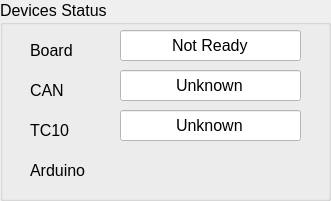
   <widget class="QGroupBox" name="groupBox">
    <property name="geometry">
     <rect>
      <x>900</x>
      <y>0</y>
      <width>331</width>
      <height>201</height>
     </rect>
    </property>
    <property name="font">
     <font>
      <family>MS Shell Dlg 2</family>
      <pointsize>12</pointsize>
      <weight>50</weight>
      <italic>false</italic>
      <bold>false</bold>
     </font>
    </property>
    <property name="title">
     <string>Devices Status</string>
    </property>
    <widget class="QLabel" name="DeviceLable">
     <property name="geometry">
      <rect>
       <x>30</x>
       <y>40</y>
       <width>51</width>
       <height>20</height>
      </rect>
     </property>
     <property name="sizePolicy">
      <sizepolicy hsizetype="Fixed" vsizetype="Expanding">
       <horstretch>0</horstretch>
       <verstretch>0</verstretch>
      </sizepolicy>
     </property>
     <property name="font">
      <font>
       <family>MS Shell Dlg 2</family>
       <pointsize>12</pointsize>
       <weight>50</weight>
       <italic>false</italic>
       <bold>false</bold>
      </font>
     </property>
     <property name="text">
      <string>Board</string>
     </property>
    </widget>
    <widget class="QLineEdit" name="deviceStatus">
     <property name="geometry">
      <rect>
       <x>120</x>
       <y>30</y>
       <width>181</width>
       <height>31</height>
      </rect>
     </property>
     <property name="sizePolicy">
      <sizepolicy hsizetype="Fixed" vsizetype="Expanding">
       <horstretch>0</horstretch>
       <verstretch>0</verstretch>
      </sizepolicy>
     </property>
     <property name="font">
      <font>
       <family>MS Shell Dlg 2</family>
       <pointsize>12</pointsize>
       <weight>50</weight>
       <italic>false</italic>
       <bold>false</bold>
      </font>
     </property>
     <property name="styleSheet">
      <string notr="true">background-color: rgb(255, 255, 255);
border-color: rgb(115, 172, 172);</string>
     </property>
     <property name="text">
      <string>Not Ready</string>
     </property>
     <property name="alignment">
      <set>Qt::AlignCenter</set>
     </property>
    </widget>
    <widget class="QLineEdit" name="TC10Status">
     <property name="geometry">
      <rect>
       <x>120</x>
       <y>110</y>
       <width>181</width>
       <height>31</height>
      </rect>
     </property>
     <property name="sizePolicy">
      <sizepolicy hsizetype="Fixed" vsizetype="Expanding">
       <horstretch>0</horstretch>
       <verstretch>0</verstretch>
      </sizepolicy>
     </property>
     <property name="font">
      <font>
       <family>MS Shell Dlg 2</family>
       <pointsize>12</pointsize>
       <weight>50</weight>
       <italic>false</italic>
       <bold>false</bold>
      </font>
     </property>
     <property name="styleSheet">
      <string notr="true">background-color: rgb(255, 255, 255);</string>
     </property>
     <property name="text">
      <string>Unknown</string>
     </property>
     <property name="alignment">
      <set>Qt::AlignCenter</set>
     </property>
    </widget>
    <widget class="QLabel" name="TC10Lable">
     <property name="geometry">
      <rect>
       <x>30</x>
       <y>120</y>
       <width>51</width>
       <height>20</height>
      </rect>
     </property>
     <property name="sizePolicy">
      <sizepolicy hsizetype="Fixed" vsizetype="Expanding">
       <horstretch>0</horstretch>
       <verstretch>0</verstretch>
      </sizepolicy>
     </property>
     <property name="font">
      <font>
       <family>MS Shell Dlg 2</family>
       <pointsize>12</pointsize>
       <weight>50</weight>
       <italic>false</italic>
       <bold>false</bold>
      </font>
     </property>
     <property name="text">
      <string>TC10</string>
     </property>
    </widget>
    <widget class="QLabel" name="CANLabel">
     <property name="geometry">
      <rect>
       <x>30</x>
       <y>80</y>
       <width>51</width>
       <height>20</height>
      </rect>
     </property>
     <property name="sizePolicy">
      <sizepolicy hsizetype="Fixed" vsizetype="Expanding">
       <horstretch>0</horstretch>
       <verstretch>0</verstretch>
      </sizepolicy>
     </property>
     <property name="font">
      <font>
       <family>MS Shell Dlg 2</family>
       <pointsize>12</pointsize>
       <weight>50</weight>
       <italic>false</italic>
       <bold>false</bold>
      </font>
     </property>
     <property name="text">
      <string>CAN</string>
     </property>
    </widget>
    <widget class="QLineEdit" name="CANStatus">
     <property name="geometry">
      <rect>
       <x>120</x>
       <y>70</y>
       <width>181</width>
       <height>31</height>
      </rect>
     </property>
     <property name="sizePolicy">
      <sizepolicy hsizetype="Fixed" vsizetype="Expanding">
       <horstretch>0</horstretch>
       <verstretch>0</verstretch>
      </sizepolicy>
     </property>
     <property name="font">
      <font>
       <family>MS Shell Dlg 2</family>
       <pointsize>12</pointsize>
       <weight>50</weight>
       <italic>false</italic>
       <bold>false</bold>
      </font>
     </property>
     <property name="layoutDirection">
      <enum>Qt::LeftToRight</enum>
     </property>
     <property name="styleSheet">
      <string notr="true">background-color: rgb(255, 255, 255);</string>
     </property>
     <property name="text">
      <string>Unknown</string>
     </property>
     <property name="alignment">
      <set>Qt::AlignCenter</set>
     </property>
    </widget>
    <widget class="QLabel" name="ArduinoLabel">
     <property name="geometry">
      <rect>
       <x>30</x>
       <y>160</y>
       <width>61</width>
       <height>20</height>
      </rect>
     </property>
     <property name="sizePolicy">
      <sizepolicy hsizetype="Fixed" vsizetype="Expanding">
       <horstretch>0</horstretch>
       <verstretch>0</verstretch>
      </sizepolicy>
     </property>
     <property name="font">
      <font>
       <family>MS Shell Dlg 2</family>
       <pointsize>12</pointsize>
       <weight>50</weight>
       <italic>false</italic>
       <bold>false</bold>
      </font>
     </property>
     <property name="text">
      <string>Arduino</string>
     </property>
    </widget>
   </widget>
